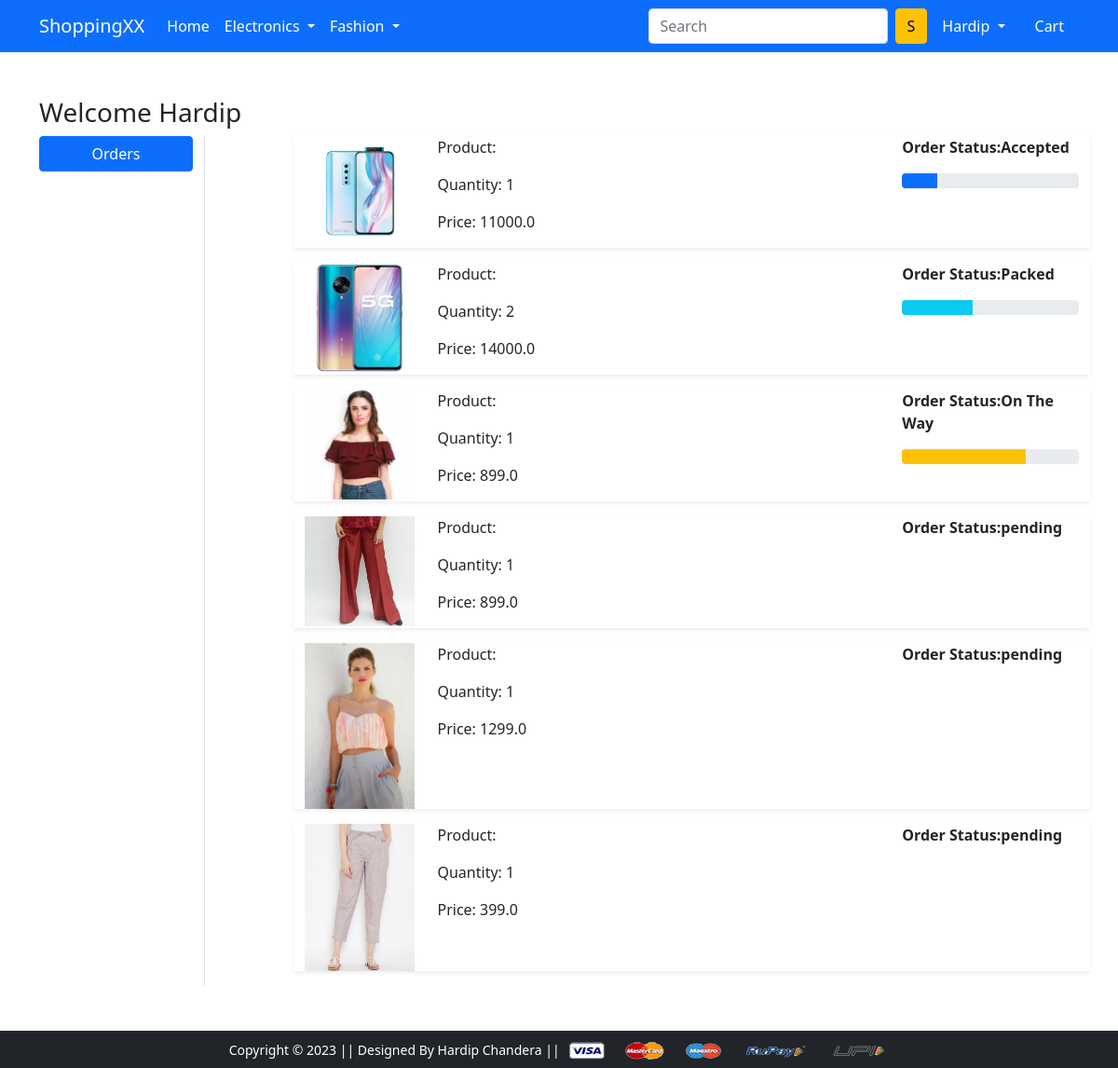
Page /orders/ (signed in) on the committed database.
### app/models.py (models this page shows, shortened)
class Orderplaced(models.Model):
    STATUS_CHOICES=(
        ('Accepted','Accepted'),
        ('Packed','Packed'),
        ('On The Way','On The Way'),
        ('Delivered','Delivered'),
        ('Cancel','Cancel'),
    )
    user=models.ForeignKey(User,on_delete=models.CASCADE)
    customer=models.ForeignKey(Customer,on_delete=models.CASCADE)
    product=models.ForeignKey(Product,on_delete=models.CASCADE)
    quantity=models.PositiveIntegerField(default=1)
    ordered_date=models.DateTimeField(auto_now_add=True)
    status=models.CharField(max_length=100,choices=STATUS_CHOICES,default='pending')
    @property
    def total_cost(self):
        return self.quantity * self.product.discounted_price

class Product(models.Model):
    CATEGORY_CHOICES=(
        ('M','Mobile'),
        ('L','Laptop'),
        ('TW','Top Wear'),
        ('BW','Bottom Wear'),
    )
    title=models.CharField(max_length=100)
    selling_price=models.FloatField()
    discounted_price=models.FloatField()
    description=models.TextField()
    brand=models.CharField(max_length=100)
    categary=models.CharField(max_length=5,choices=CATEGORY_CHOICES)
    product_image=models.ImageField(upload_to="productimg")

### app/views.py (the view)
# urls.py: path('orders/', views.orders, name='orders'),
def orders(request):
    op=Orderplaced.objects.filter(user=request.user)
    return render(request, 'app/orders.html',{'order_placed':op})

### app/templates/app/orders.html (shortened to what this page needs)
{% extends 'app/base.html' %}
{% load static %}
{% block main-content %}
<div class="container my-5">
 <div class="row">
 <h3>Welcome <span class="text-capitalize">{{request.user}}</span></h3>
  <div class="col-sm-2 border-end">
   <ul class="list-unstyled">
    <li class="d-grid"><a href="{% url 'orders' %}" class="btn btn-primary">Orders</a></li>
   </ul>
  </div>
  <div class="col-sm-9 offset-sm-1">
   {% for op in order_placed %}
    <div class="row shadow-sm mb-3">
        <div class="col-sm-2">
            <img src="{{op.product.product_image.url}}" alt="" srcset="" class="img-fluid" height="150" width="150">
        </div>
        <div class="col-sm-7">
        <p>Product: {{op.product.titlee}}</p>
        <p>Quantity: {{op.quantity}}</p>
        <p>Price: {{op.total_cost}}</p>
        </div>
        <div class="col-sm-3 fw-bold">
        <p>Order Status:{{op.status}}</p>
        {% if op.status == 'Accepted' %}
        <div class="progress">
            <div class="progress-bar" role="progressbar" style="width:20%" aria-valuenow="20" aria-valuemin="0" aria-valuemax="100" ></div>
        </div>
        {% endif %}
        {% if op.status == 'Packed' %}
        <div class="progress">
            <div class="progress-bar bg-info" role="progressbar" style="width:40%" aria-valuenow="40" aria-valuemin="0" aria-valuemax="100" ></div>
        </div>
        {% endif %}
        {% if op.status == 'On The Way' %}
        <div class="progress">
            <div class="progress-bar bg-warning" role="progressbar" style="width:70%" aria-valuenow="70" aria-valuemin="0" aria-valuemax="100" ></div>
        </div>
        {% endif %}
        </div>
    </div>
   {% endfor %}
  </div>
 </div>
</div>
{% endblock main-content %}

### app/templates/app/base.html (shortened to what this page needs)
<!doctype html>
{% load static %}
<html lang="en">
  <head>
    <link href="https://cdn.jsdelivr.net/npm/bootstrap@5.0.0-beta1/dist/css/bootstrap.min.css" rel="stylesheet">
    <link rel="stylesheet" href="{% static 'app/css/owl.carousel.min.css' %}">
    <link rel="stylesheet" href="{% static 'app/css/all.min.css' %}">
    <link rel="stylesheet" href="{% static 'app/css/style.css' %}">
  </head>
  <body>
    <nav class="navbar navbar-expand-lg navbar-dark bg-primary">
     <div class="container">
       <a class="navbar-brand" href="/">ShoppingXX</a>
       <div class="collapse navbar-collapse" id="navbarSupportedContent">
         <ul class="navbar-nav me-auto mb-2 mb-lg-0">
           <li class="nav-item">
             <a class="nav-link active" aria-current="page" href="/">Home</a>
           </li>
           <li class="nav-item dropdown">
             <a class="nav-link dropdown-toggle text-white" href="#" id="electronicsDropdown" role="button" data-bs-toggle="dropdown" aria-expanded="false">
               Electronics
             </a>
           </li>
           <li class="nav-item dropdown">
             <a class="nav-link dropdown-toggle text-white" href="#" id="fashionDropdown" role="button" data-bs-toggle="dropdown" aria-expanded="false">
               Fashion
             </a>
           </li>
         </ul>
         <form class="d-flex">
           <input class="form-control me-2" type="search" placeholder="Search" aria-label="Search">
           <button class="btn btn-warning" type="submit">S</button>
         </form>
         <div>
          <ul class="navbar-nav me-auto mb-2 mb-lg-0">
          {% if request.user.is_authenticated %}
           <li class="nav-item dropdown mx-2">
              <a class="nav-link dropdown-toggle text-white" href="#" id="profileDropdown" role="button" data-bs-toggle="dropdown" aria-expanded="false">
                {{request.user.username|capfirst}}
              </a>
            </li>
            <li class="nav-item mx-2">
             <a href="{% url 'showcart' %}" class="nav-link text-white"> Cart </a>
            </li>
          {% endif %}
          </ul>
         </div>
       </div>
     </div>
    </nav>
    {% block main-content %} {% endblock main-content %}
    <footer class="container-fluid bg-dark text-center p-2 mt-5">
        <small class="text-white">Copyright &copy; 2023 || Designed By Hardip Chandera || </small>
        <img src="{% static 'app/images/payment.png' %}" alt="" srcset="" class="img-fluid" height="2px">
    </footer>
  </body>
</html>

### rows in the picture
Orderplaced: product.product_image (picture), quantity "1", total_cost "11000.0", status "Accepted"
Orderplaced: product.product_image (picture), quantity "2", total_cost "14000.0", status "Packed"
Orderplaced: product.product_image (picture), quantity "1", total_cost "899.0", status "On The Way"
Orderplaced: product.product_image (picture), quantity "1", total_cost "899.0", status "pending"
Orderplaced: product.product_image (picture), quantity "1", total_cost "1299.0", status "pending"
Orderplaced: product.product_image (picture), quantity "1", total_cost "399.0", status "pending"

### other values in the picture
{{ request.user.username|capfirst }} "Hardip"
{{ request.user }} "Hardip"
